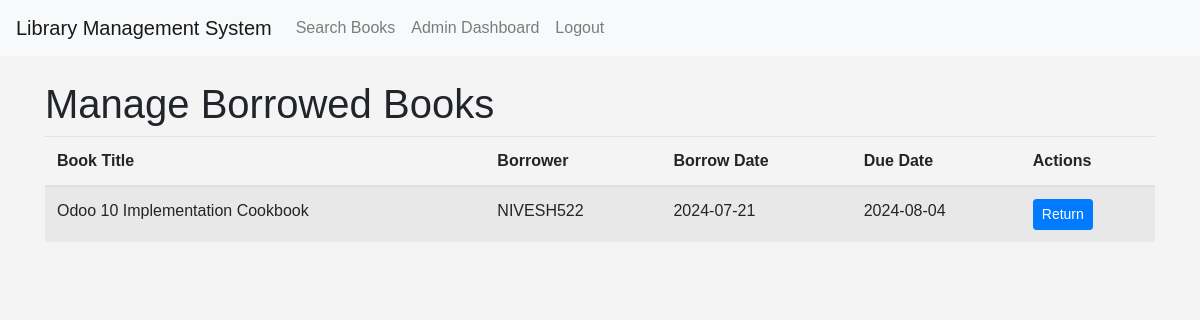
Page /admin/borrowed (signed in) on the earlier database version.
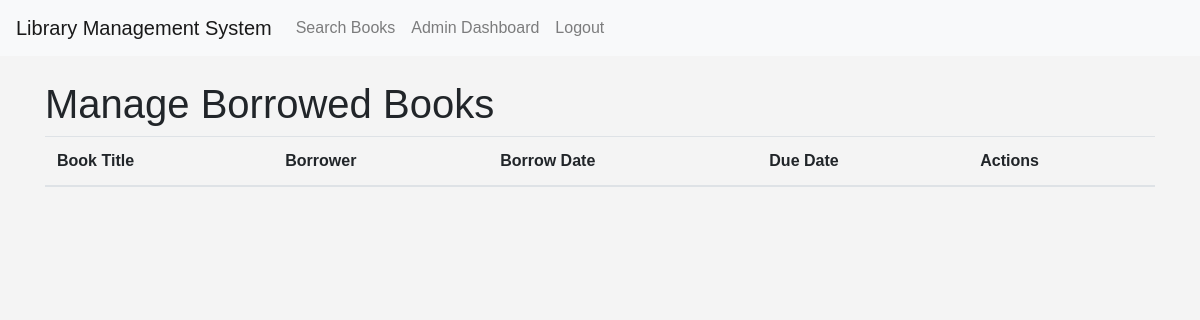
Same page on the later database version.
### app/models.py (models this page shows)
class BorrowedBook(db.Model):
    id = db.Column(db.Integer, primary_key=True)
    user_id = db.Column(db.Integer, db.ForeignKey('user.id'), nullable=False)
    book_id = db.Column(db.Integer, db.ForeignKey('book.id'), nullable=False)
    borrow_date = db.Column(db.DateTime, nullable=False, default=datetime.utcnow)
    return_date = db.Column(db.DateTime)
    is_returned = db.Column(db.Boolean, default=False)

class Book(db.Model):
    __tablename__ = 'book'
    id = db.Column(db.Integer, primary_key=True)
    isbn = db.Column(db.String(13), unique=True, nullable=False)
    title = db.Column(db.String(100), nullable=False)
    author = db.Column(db.String(100), nullable=False)
    publisher = db.Column(db.String(100))
    year = db.Column(db.Integer)
    genre = db.Column(db.String(50))
    quantity = db.Column(db.Integer, default=1,nullable=False)
    borrowed_copies = db.relationship('BorrowedBook', backref='book', lazy=True)

class User(db.Model, UserMixin):
    id = db.Column(db.Integer, primary_key=True)
    username = db.Column(db.String(20), unique=True, nullable=False)
    email = db.Column(db.String(120), unique=True, nullable=False)
    password = db.Column(db.String(60), nullable=False)
    role = db.Column(db.String(20), nullable=False, default='user')
    image_file = db.Column(db.String(200), nullable=True)
    borrowed_books = db.relationship('BorrowedBook', backref='borrower', lazy=True)

### app/admin/routes.py (the view)
@admin.route("/admin/borrowed")
@login_required
@librarian_required
def manage_borrowed():
    borrowed_books = BorrowedBook.query.filter_by(is_returned=False).all()
    return render_template('admin/manage_borrowed.html', title='Manage Borrowed Books', borrowed_books=borrowed_books,timedelta=timedelta)

### app/models.py (called while the page is built)
@login_manager.user_loader
def load_user(user_id):
    return User.query.get(int(user_id))

### app/utils.py (called while the page is built)
def librarian_required(f):
    @wraps(f)
    def decorated_function(*args, **kwargs):
        if not current_user.is_authenticated or current_user.role not in ['admin', 'librarian']:
            abort(403)
        return f(*args, **kwargs)
    return decorated_function

### app/templates/admin/manage_borrowed.html (shortened to what this page needs)
{% extends "base.html" %}
{% block content %}
<h1>Manage Borrowed Books</h1>
<table class="table table-striped">
    <thead>
        <tr>
            <th>Book Title</th>
            <th>Borrower</th>
            <th>Borrow Date</th>
            <th>Due Date</th>
            <th>Actions</th>
        </tr>
    </thead>
    <tbody>
        {% for borrowed in borrowed_books %}
        <tr>
            <td>{{ borrowed.book.title }}</td>
            <td>{{ borrowed.borrower.username }}</td>
            <td>{{ borrowed.borrow_date.strftime('%Y-%m-%d') }}</td>
            <td>{{ (borrowed.borrow_date + timedelta(days=14)).strftime('%Y-%m-%d') }}</td>
            <td>
                <form method="POST" action="{{ url_for('books.return_book_by_librarian', book_id=borrowed.book.id) }}">
                    <button type="submit" class="btn btn-sm btn-primary">Return</button>
                </form>
            </td>
        </tr>
        {% endfor %}
    </tbody>
</table>
{% endblock %}

Differences in the rows shown:
no longer on this page (row edited): BorrowedBook: book "Odoo 10 Implementation Cookbook", borrower.username "NIVESH522", borrow_date "2024-07-21", borrow_date "2024-08-04"
